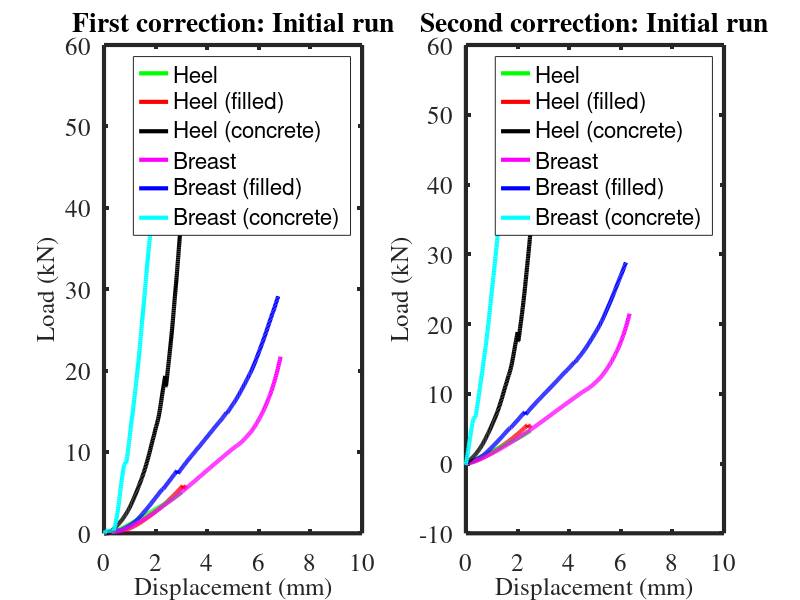
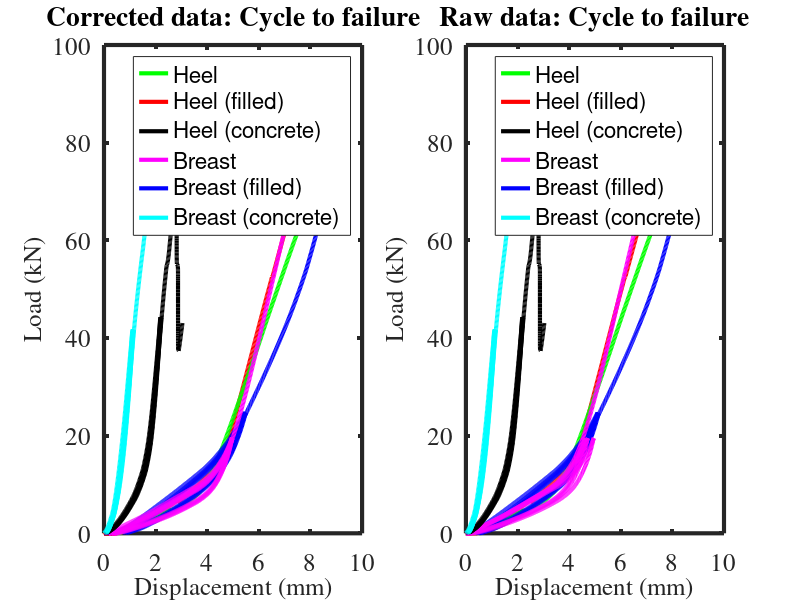
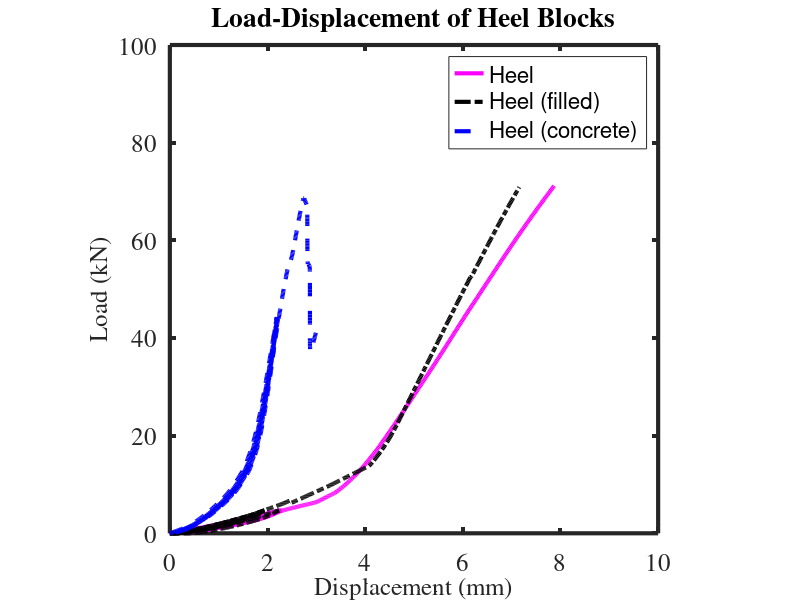
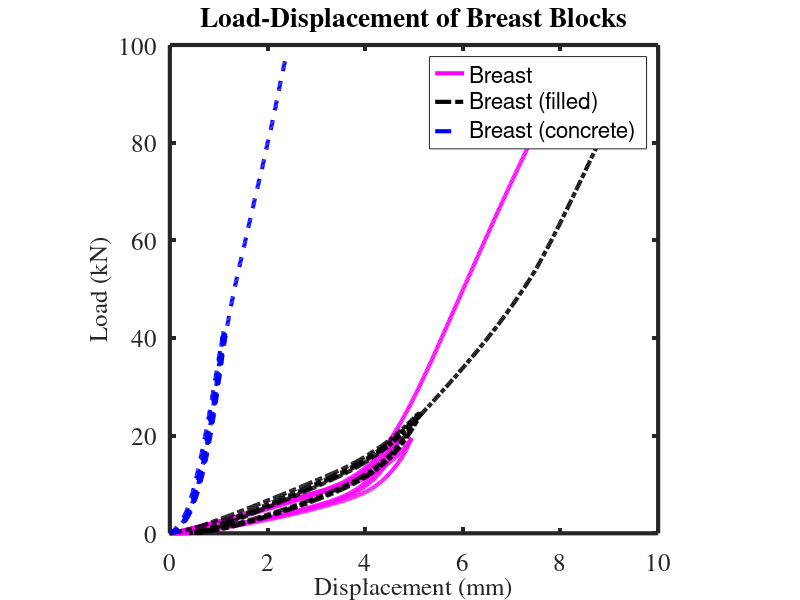

These charts were generated, in order, by the following MATLAB code:
fig1 = figure;
load Heel_A1_start.csv
d_0A1 = Heel_A1_start(:,1);
f_0A1 = Heel_A1_start(:,2);
d_0A1_raw = Heel_A1_start(:,3);
f_0A1_raw = Heel_A1_start(:,4);
d_0A1_shift = d_0A1 - d_0A1(41);
f_0A1_shift = f_0A1 - f_0A1(41);
subplot(1,2,1);
p_0A1 = plot(d_0A1, f_0A1, 'r-', 'LineWidth', 3); hold on;
subplot(1,2,2);
p_0A1_shift = plot(d_0A1_shift, f_0A1_shift, 'r-', 'LineWidth', 3); hold on;
%p_0A1_raw = plot(d_0A1_raw, f_0A1_raw, 'r-', 'LineWidth', 3); hold on;
%
load Heel_B1_start.csv
d_0B1 = Heel_B1_start(:,1);
f_0B1 = Heel_B1_start(:,2);
d_0B1_raw = Heel_B1_start(:,3);
f_0B1_raw = Heel_B1_start(:,4);
d_0B1_shift = d_0B1 - d_0B1(31);
f_0B1_shift = f_0B1 - f_0B1(31);
subplot(1,2,1);
p_0B1 = plot(d_0B1, f_0B1, 'g-', 'LineWidth', 3); hold on;
subplot(1,2,2);
p_0B1_shift = plot(d_0B1_shift, f_0B1_shift, 'g-', 'LineWidth', 3); hold on;
%p_0B1_raw = plot(d_0B1_raw, f_0B1_raw, 'g-', 'LineWidth', 3); hold on;
%
load Heel_C1_start.csv
d_0C1 = Heel_C1_start(:,1);
f_0C1 = Heel_C1_start(:,2);
d_0C1_raw = Heel_C1_start(:,3);
f_0C1_raw = Heel_C1_start(:,4);
d_0C1_shift = d_0C1 - d_0C1(34);
f_0C1_shift = f_0C1 - f_0C1(34);
subplot(1,2,1);
p_0C1 = plot(d_0C1, f_0C1, 'b-', 'LineWidth', 3); hold on;
subplot(1,2,2);
p_0C1_shift = plot(d_0C1_shift, f_0C1_shift, 'b-', 'LineWidth', 3); hold on;
%p_0C1_raw = plot(d_0C1_raw, f_0C1_raw, 'b-', 'LineWidth', 3); hold on;
%
load Heel_D1_start.csv
d_0D1 = Heel_D1_start(:,1);
f_0D1 = Heel_D1_start(:,2);
d_0D1_raw = Heel_D1_start(:,3);
f_0D1_raw = Heel_D1_start(:,4);
d_0D1_shift = d_0D1 - d_0D1(31);
f_0D1_shift = f_0D1 - f_0D1(31);
subplot(1,2,1);
p_0D1 = plot(d_0D1, f_0D1, 'm-', 'LineWidth', 3); hold on;
subplot(1,2,2);
p_0D1_shift = plot(d_0D1_shift, f_0D1_shift, 'm-', 'LineWidth', 3); hold on;
%p_0D1_raw = plot(d_0D1_raw, f_0D1_raw, 'm-', 'LineWidth', 3); hold on;
%
load Heel_E1_start.csv
d_0E1 = Heel_E1_start(:,1);
f_0E1 = Heel_E1_start(:,2);
d_0E1_raw = Heel_E1_start(:,3);
f_0E1_raw = Heel_E1_start(:,4);
d_0E1_shift = d_0E1 - d_0E1(23);
f_0E1_shift = f_0E1 - f_0E1(23);
subplot(1,2,1);
p_0E1 = plot(d_0E1, f_0E1, 'k-', 'LineWidth', 3); hold on;
subplot(1,2,2);
p_0E1_shift = plot(d_0E1_shift, f_0E1_shift, 'k-', 'LineWidth', 3); hold on;
%p_0E1_raw = plot(d_0E1_raw, f_0E1_raw, 'k-', 'LineWidth', 3); hold on;
%
load Heel_F1_start.csv
d_0F1 = Heel_F1_start(:,1);
f_0F1 = Heel_F1_start(:,2);
d_0F1_raw = Heel_F1_start(:,3);
f_0F1_raw = Heel_F1_start(:,4);
d_0F1_shift = d_0F1 - d_0F1(31);
f_0F1_shift = f_0F1 - f_0F1(31);
subplot(1,2,1);
p_0F1 = plot(d_0F1, f_0F1, 'c-', 'LineWidth', 3); hold on;
subplot(1,2,2);
p_0F1_shift = plot(d_0F1_shift, f_0F1_shift, 'c-', 'LineWidth', 3); hold on;
%p_0F1_raw = plot(d_0F1_raw, f_0F1_raw, 'c-', 'LineWidth', 3); hold on;
%
% Plot labels
%
subplot(1,2,1);
set(gca,'LineWidth',3','FontName','times','FontSize',18);
set(gca,'XLim',[0 10]);
xlabel('Displacement (mm)', 'FontName','times','FontSize',18);
ylabel('Load (kN)', 'FontName','times','FontSize',18);
title('First correction: Initial run');
legend([p_0B1 p_0A1 p_0E1 p_0D1 p_0C1 p_0F1], ...
       'Heel', ...
       'Heel (filled)', ...
       'Heel (concrete)', ...
       'Breast', ...
       'Breast (filled)', ...
       'Breast (concrete)');
subplot(1,2,2);
set(gca,'LineWidth',3','FontName','times','FontSize',18);
set(gca,'XLim',[0 10]);
xlabel('Displacement (mm)', 'FontName','times','FontSize',18);
ylabel('Load (kN)', 'FontName','times','FontSize',18);
title('Second correction: Initial run');
legend([p_0B1_shift p_0A1_shift p_0E1_shift p_0D1_shift p_0C1_shift p_0F1_shift], ...
       'Heel', ...
       'Heel (filled)', ...
       'Heel (concrete)', ...
       'Breast', ...
       'Breast (filled)', ...
       'Breast (concrete)');
%
fig2 = figure;
load Heel_A1_cycle.csv
d_A1 = Heel_A1_cycle(:,1);
f_A1 = Heel_A1_cycle(:,2);
d_A1_raw = Heel_A1_cycle(:,3);
f_A1_raw = Heel_A1_cycle(:,4);
d_A1_cycle1 = d_A1(1:248);
d_A1_cycle2 = d_A1(312:540);
d_A1_cycle3 = d_A1(603:831);
d_A1_cycle4 = d_A1(895:1372);
f_A1_cycle1 = f_A1(1:248);
f_A1_cycle2 = f_A1(312:540);
f_A1_cycle3 = f_A1(603:831);
f_A1_cycle4 = f_A1(895:1372);
d_A1_c1_shift = d_A1_cycle1 - d_A1_cycle1(1);
f_A1_c1_shift = f_A1_cycle1 - f_A1_cycle1(1);
d_A1_c2_shift = d_A1_cycle2 - d_A1_cycle2(1);
f_A1_c2_shift = f_A1_cycle2 - f_A1_cycle2(1);
d_A1_c3_shift = d_A1_cycle3 - d_A1_cycle3(1);
f_A1_c3_shift = f_A1_cycle3 - f_A1_cycle3(1);
d_A1_c4_shift = d_A1_cycle4 - d_A1_cycle4(1);
f_A1_c4_shift = f_A1_cycle4 - f_A1_cycle4(1);
d_A1_shift = [d_A1_c1_shift;d_A1_c2_shift;d_A1_c3_shift;d_A1_c4_shift];
f_A1_shift = [f_A1_c1_shift;f_A1_c2_shift;f_A1_c3_shift;f_A1_c4_shift];
subplot(1,2,1);
p_A1 = plot(d_A1, f_A1, 'r-', 'LineWidth', 3); hold on;
subplot(1,2,2);
p_A1_shift = plot(d_A1_shift, f_A1_shift, 'r-', 'LineWidth', 3); hold on;
%p_A1_raw = plot(d_A1_raw, f_A1_raw, 'r-', 'LineWidth', 3); hold on;
%
load Heel_B1_cycle.csv
d_B1 = Heel_B1_cycle(:,1);
f_B1 = Heel_B1_cycle(:,2);
d_B1_raw = Heel_B1_cycle(:,3);
f_B1_raw = Heel_B1_cycle(:,4);
d_B1_shift = d_B1 - d_B1(20);
f_B1_shift = f_B1 - f_B1(20);
subplot(1,2,1);
p_B1 = plot(d_B1, f_B1, 'g-', 'LineWidth', 3); hold on;
subplot(1,2,2);
p_B1_shift = plot(d_B1_shift, f_B1_shift, 'g-', 'LineWidth', 3); hold on;
%p_B1_raw = plot(d_B1_raw, f_B1_raw, 'g-', 'LineWidth', 3); hold on;
%
load Heel_C1_cycle.csv
d_C1 = Heel_C1_cycle(:,1);
f_C1 = Heel_C1_cycle(:,2);
d_C1_raw = Heel_C1_cycle(:,3);
f_C1_raw = Heel_C1_cycle(:,4);
d_C1_shift = d_C1 - d_C1(22);
f_C1_shift = f_C1 - f_C1(22);
subplot(1,2,1);
p_C1 = plot(d_C1, f_C1, 'b-', 'LineWidth', 3); hold on;
subplot(1,2,2);
p_C1_shift = plot(d_C1_shift, f_C1_shift, 'b-', 'LineWidth', 3); hold on;
%p_C1_raw = plot(d_C1_raw, f_C1_raw, 'b-', 'LineWidth', 3); hold on;
%
load Heel_D1_cycle.csv
d_D1 = Heel_D1_cycle(:,1);
f_D1 = Heel_D1_cycle(:,2);
d_D1_raw = Heel_D1_cycle(:,3);
f_D1_raw = Heel_D1_cycle(:,4);
d_D1_cycle1 = d_D1(1:583);
d_D1_cycle2 = d_D1(596:1158);
d_D1_cycle3 = d_D1(1171:1721);
d_D1_cycle4 = d_D1(1736:2251);
f_D1_cycle1 = f_D1(1:583);
f_D1_cycle2 = f_D1(596:1158);
f_D1_cycle3 = f_D1(1171:1721);
f_D1_cycle4 = f_D1(1736:2251);
d_D1_c1_shift = d_D1_cycle1 - d_D1_cycle1(1);
f_D1_c1_shift = f_D1_cycle1 - f_D1_cycle1(1);
d_D1_c2_shift = d_D1_cycle2 - d_D1_cycle2(1);
f_D1_c2_shift = f_D1_cycle2 - f_D1_cycle2(1);
d_D1_c3_shift = d_D1_cycle3 - d_D1_cycle3(1);
f_D1_c3_shift = f_D1_cycle3 - f_D1_cycle3(1);
d_D1_c4_shift = d_D1_cycle4 - d_D1_cycle4(1);
f_D1_c4_shift = f_D1_cycle4 - f_D1_cycle4(1);
d_D1_shift = [d_D1_c1_shift;d_D1_c2_shift;d_D1_c3_shift;d_D1_c4_shift];
f_D1_shift = [f_D1_c1_shift;f_D1_c2_shift;f_D1_c3_shift;f_D1_c4_shift];
subplot(1,2,1);
p_D1 = plot(d_D1, f_D1, 'm-', 'LineWidth', 3); hold on;
subplot(1,2,2);
p_D1_shift = plot(d_D1_shift, f_D1_shift, 'm-', 'LineWidth', 3); hold on;
%p_D1_raw = plot(d_D1_raw, f_D1_raw, 'm-', 'LineWidth', 3); hold on;
%
load Heel_E1_cycle.csv
d_E1 = Heel_E1_cycle(:,1);
f_E1 = Heel_E1_cycle(:,2);
d_E1_raw = Heel_E1_cycle(:,3);
f_E1_raw = Heel_E1_cycle(:,4);
d_E1_shift = d_E1;
f_E1_shift = f_E1;
subplot(1,2,1);
p_E1 = plot(d_E1, f_E1, 'k-', 'LineWidth', 3); hold on;
subplot(1,2,2);
%p_E1_raw = plot(d_E1_raw, f_E1_raw, 'k-', 'LineWidth', 3); hold on;
p_E1_shift = plot(d_E1_shift, f_E1_shift, 'k-', 'LineWidth', 3); hold on;
%
load Heel_F1_cycle.csv
d_F1 = Heel_F1_cycle(:,1);
f_F1 = Heel_F1_cycle(:,2);
d_F1_raw = Heel_F1_cycle(:,3);
f_F1_raw = Heel_F1_cycle(:,4);
d_F1_shift = d_F1;
f_F1_shift = f_F1;
subplot(1,2,1);
p_F1 = plot(d_F1, f_F1, 'c-', 'LineWidth', 3); hold on;
subplot(1,2,2);
%p_F1_raw = plot(d_F1_raw, f_F1_raw, 'c-', 'LineWidth', 3); hold on;
p_F1_shift = plot(d_F1_shift, f_F1_shift, 'c-', 'LineWidth', 3); hold on;
%
%
% Plot labels
%
subplot(1,2,1);
set(gca,'LineWidth',3','FontName','times','FontSize',18);
set(gca,'XLim',[0 10],'YLim',[0 100]);
xlabel('Displacement (mm)', 'FontName','times','FontSize',18);
ylabel('Load (kN)', 'FontName','times','FontSize',18);
title('Corrected data: Cycle to failure');
legend([p_B1 p_A1 p_E1 p_D1 p_C1 p_F1], ...
       'Heel', ...
       'Heel (filled)', ...
       'Heel (concrete)', ...
       'Breast', ...
       'Breast (filled)', ...
       'Breast (concrete)');
subplot(1,2,2);
set(gca,'LineWidth',3','FontName','times','FontSize',18);
set(gca,'XLim',[0 10],'YLim',[0 100]);
xlabel('Displacement (mm)', 'FontName','times','FontSize',18);
ylabel('Load (kN)', 'FontName','times','FontSize',18);
title('Raw data: Cycle to failure');
legend([p_B1_shift p_A1_shift p_E1_shift p_D1_shift p_C1_shift p_F1_shift], ...
       'Heel', ...
       'Heel (filled)', ...
       'Heel (concrete)', ...
       'Breast', ...
       'Breast (filled)', ...
       'Breast (concrete)');
%
% Plots for report
%
fig3 = figure;
p_B1_shift = plot(d_B1_shift, f_B1_shift, 'm-', 'LineWidth', 3); hold on;
p_A1_shift = plot(d_A1_shift, f_A1_shift, 'k-.', 'LineWidth', 3); hold on;
p_E1_shift = plot(d_E1_shift, f_E1_shift, 'b--', 'LineWidth', 3); hold on;
set(gca,'LineWidth',3','FontName','times','FontSize',18);
set(gca,'XLim',[0 10],'YLim',[0 100]);
axis square;
xlabel('Displacement (mm)', 'FontName','times','FontSize',18);
ylabel('Load (kN)', 'FontName','times','FontSize',18);
title('Load-Displacement of Heel Blocks');
legend([p_B1_shift p_A1_shift p_E1_shift], ...
       'Heel', ...
       'Heel (filled)', ...
       'Heel (concrete)');
fig4 = figure;
p_D1_shift = plot(d_D1_shift, f_D1_shift, 'm-', 'LineWidth', 3); hold on;
p_C1_shift = plot(d_C1_shift, f_C1_shift, 'k-.', 'LineWidth', 3); hold on;
p_F1_shift = plot(d_F1_shift, f_F1_shift, 'b--', 'LineWidth', 3); hold on;
set(gca,'LineWidth',3','FontName','times','FontSize',18);
set(gca,'XLim',[0 10],'YLim',[0 100]);
axis square;
xlabel('Displacement (mm)', 'FontName','times','FontSize',18);
ylabel('Load (kN)', 'FontName','times','FontSize',18);
title('Load-Displacement of Breast Blocks');
legend([p_D1_shift p_C1_shift p_F1_shift], ...
       'Breast', ...
       'Breast (filled)', ...
       'Breast (concrete)');
